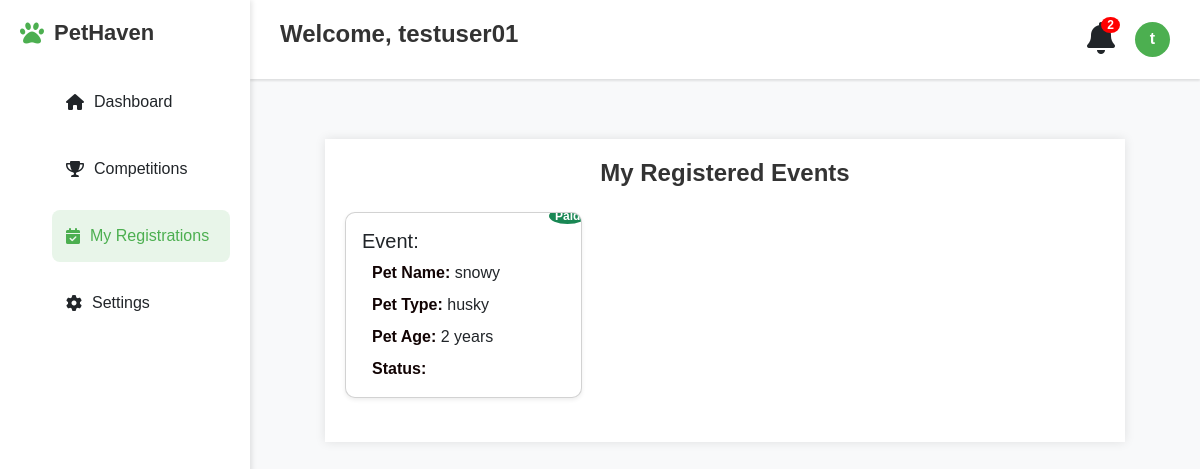
The app's page /registrations (signed in) with its own data.
### models.py (models this page shows)
class User(db.Model, UserMixin):
    id = db.Column(db.Integer, primary_key=True)
    username = db.Column(db.String(100), unique=True, nullable=False)
    email = db.Column(db.String(120), unique=True, nullable=False)
    password = db.Column(db.String(60), nullable=False)
    is_admin = db.Column(db.Boolean, default=False)

class Registration(db.Model):
    id = db.Column(db.Integer, primary_key=True)
    user_id = db.Column(db.Integer, db.ForeignKey('user.id'), nullable=False)
    event_id = db.Column(db.Integer, db.ForeignKey('event.id'), nullable=False)
    pet_name = db.Column(db.String(100), nullable=False)
    pet_type = db.Column(db.String(100), nullable=False)
    pet_age=db.Column(db.Integer,nullable=False)
    paid = db.Column(db.Boolean, default=False)
    event = db.relationship('Event', backref=db.backref('registrations', lazy=True))

### app.py (the view)
@app.route('/registrations')
@login_required
def registrations():
    registered_events = db.session.query(Registration, Event).join(Event, Registration.event_id == Event.id).filter(Registration.user_id == current_user.id).all()
    return render_template("registrations.html", registered_events=registered_events)

### app.py (called while the page is built)
@login_manager.user_loader
def load_user(user_id):
    return User.query.get(int(user_id))

### templates/registrations.html (shortened to what this page needs)
{% extends "base.html" %}
{% block content %}
<div class="container mt-4">
    <h2 class="mb-4">My Registered Events</h2>
    {% if registered_events %}
        <div class="row">
            {% for reg, event in registered_events %}
                <div class="col-md-4">
                    <div class="card shadow-sm mb-4">
                        <div class="card-body">
                            <h5 class="card-title">Event: {{ event.name }}</h5>
                            <p class="card-text"><strong>Pet Name:</strong> {{ reg.pet_name }}</p>
                            <p class="card-text"><strong>Pet Type:</strong> {{ reg.pet_type }}</p>
                            <p class="card-text"><strong>Pet Age:</strong> {{ reg.pet_age }} years</p>
                            <p class="card-text">
                                <strong>Status:</strong>
                                {% if reg.paid %}
                                    <span class="badge bg-success">Paid</span>
                                {% else %}
                                    <span class="badge bg-warning text-dark">Pending Payment</span>
                                {% endif %}
                            </p>
                        </div>
                    </div>
                </div>
            {% endfor %}
        </div>
    {% else %}
        <p>No registrations found.</p>
    {% endif %}
</div>
{% endblock %}

### templates/base.html (shortened to what this page needs)
<!DOCTYPE html>
<html lang="en">
<head>
    <link rel="stylesheet" href="https://cdnjs.cloudflare.com/ajax/libs/font-awesome/6.0.0/css/all.min.css">
    <link href="https://cdn.jsdelivr.net/npm/bootstrap@5.3.0/dist/css/bootstrap.min.css" rel="stylesheet">
    <link rel="stylesheet" href="{{ url_for('static', filename='css/style.css') }}">
</head>
<body>
    {% if current_user.is_authenticated %}
        <div class="navbar" id="navbar">
            <h2>Welcome, {{ current_user.username }}</h2>
            <div class="nav-right">
                <div class="notification">
                    <i class="fas fa-bell fa-2x"></i>
                    <span class="badge">2</span>
                </div>
                <div class="profile-dropdown">
                    <div class="profile" onclick="toggleDropdown()">
                        <div class="profile-pic">{{ current_user.username[0] }}</div>
                    </div>
                </div>
            </div>
            </div>
            <div class="sidebar" id="sidebar">
                <div class="logo">
                    <i class="fas fa-paw"></i>
                    <h2>PetHaven</h2>
                </div>
                <ul class="nav-menu">
                    <li class="nav-item {% if request.endpoint == 'dashboard' %}active{% endif %}">
                        <a href="{{ url_for('dashboard') }}"><i class="fas fa-home"></i> Dashboard</a>
                    </li>
                    <li class="nav-item {% if request.endpoint == 'competitions' %}active{% endif %}">
                        <a href="{{ url_for('competitions') }}"><i class="fas fa-trophy"></i> Competitions</a>
                    </li>
                    <li class="nav-item {% if request.endpoint == 'registrations' %}active{% endif %}">
                        <a href="{{ url_for('registrations') }}"><i class="fas fa-calendar-check"></i> My Registrations</a>
                    </li>
                    <li class="nav-item {% if request.endpoint == 'settings' %}active{% endif %}">
                        <a href="{{ url_for('settings') }}"><i class="fas fa-cog"></i> Settings</a>
                    </li>
                </ul>
            </div>
    {% endif %}
    <div class="main-content">
        {% block content %}{% endblock %}
    </div>
</body>
</html>

### static/css/style.css (style rules this page uses)
body { font-family: Arial, sans-serif; margin: 0px; padding: 0; margin-top: 75px; background-color: #f8f9fa; height: 100vh; }
.container { max-width: 800px; margin: auto; background: white; padding: 20px; box-shadow: 0px 0px 10px rgba(0, 0, 0, 0.1); }
* { margin: 0; padding: 0; box-sizing: border-box; font-family: 'Arial', sans-serif; }
.sidebar { position: fixed; left: 0; top: 0; height: 100%; width: 250px; background: white; box-shadow: 2px 0 5px rgba(0,0,0,0.1); padding: 20px; z-index: 990; transform: translateX(0); transition: transform 0.3s ease-in-out; }
.logo { display: flex; align-items: center; gap: 10px; margin-bottom: 30px; }
.logo i { color: #4CAF50; font-size: 24px; }
.logo h2 { font-size: 22px; margin: 0; }
.nav-menu { list-style: none; }
.nav-item { margin: 15px 0; padding: 12px; border-radius: 8px; cursor: pointer; }
.nav-item a { text-decoration: none; color: inherit; display: flex; align-items: center; width: 100%; padding: 2px; background-color: none; }
.nav-item i { margin-right: 10px; }
.nav-item.active a { background: #e8f5e9; color: #4CAF50; }
.nav-item.active { background: #e8f5e9; color: #4CAF50; }
.navbar { position: fixed; left: 250px; top: 0; width: calc(100% - 250px); display: flex; align-items: center; background: white; padding: 15px 30px; z-index: 100; box-shadow: 0 2px 2px rgba(0,0,0,0.1); transition: left 0.3s ease-in-out, width 0.3s ease-in-out; }
.navbar h2 { flex: 1; padding-top: 5px; text-align: start; }
.nav-right { display: flex; align-items: center; gap: 20px; }
.notification { position: relative; cursor: pointer; }
.badge { position: absolute; top: -5px; right: -5px; background: red; color: white; padding: 2px 6px; border-radius: 50%; font-size: 12px; }
.profile { display: flex; align-items: center; gap: 10px; }
.profile-pic { width: 35px; height: 35px; border-radius: 50%; background: #4CAF50; display: flex; align-items: center; justify-content: center; color: white; font-weight: bold; }
.main-content { margin-left: 250px; padding: 40px; z-index: 10000; min-width: 500px; width: calc(100% - 250px); }
.card { background: white; border-radius: 10px; overflow: hidden; box-shadow: 0 2px 5px rgba(0,0,0,0.1); cursor: pointer; transition: transform 0.3s, box-shadow 0.3s; }
h2 { font-size: 24px; font-weight: bold; color: #333; text-align: center; margin-bottom: 15px; }
p { font-size: 16px; margin: 8px 0; text-align: left; padding-left: 10px; }
strong { color: #222; }
strong { color: #120404; }
.profile-dropdown { position: relative; cursor: pointer; }
.profile { display: flex; align-items: center; gap: 10px; cursor: pointer; }

### records on screen
User: username "testuser01", username "t"
Registration: pet_name "snowy", pet_type "husky", pet_age "2", paid "Paid"
